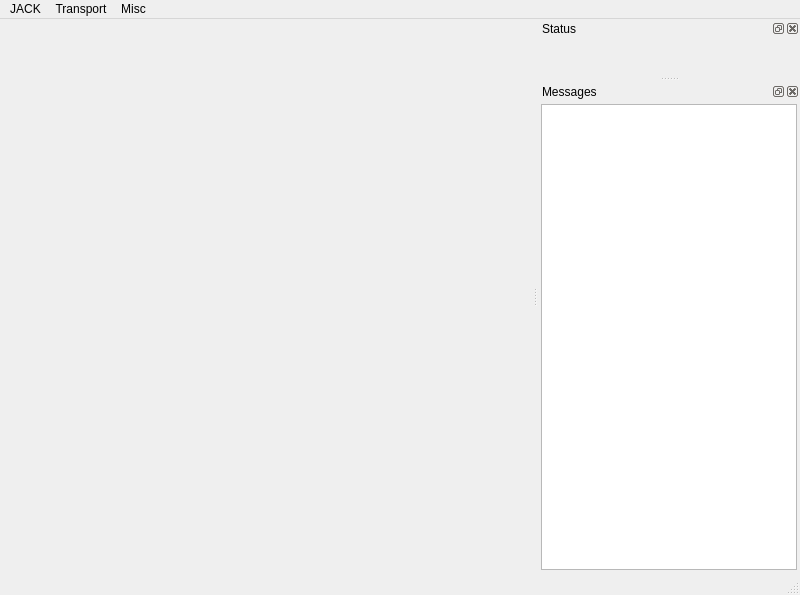
<?xml version="1.0" encoding="UTF-8"?>
<ui version="4.0">
 <class>MainWindow</class>
 <widget class="QMainWindow" name="MainWindow">
  <property name="geometry">
   <rect>
    <x>0</x>
    <y>0</y>
    <width>800</width>
    <height>595</height>
   </rect>
  </property>
  <property name="minimumSize">
   <size>
    <width>600</width>
    <height>400</height>
   </size>
  </property>
  <property name="windowTitle">
   <string>JACK Control</string>
  </property>
  <property name="windowIcon">
   <iconset resource="resources.qrc">
    <normaloff>:/images/qjackctl2.png</normaloff>:/images/qjackctl2.png</iconset>
  </property>
  <widget class="QWidget" name="centralwidget">
   <layout class="QHBoxLayout" name="horizontalLayout">
    <property name="spacing">
     <number>3</number>
    </property>
    <property name="leftMargin">
     <number>3</number>
    </property>
    <property name="topMargin">
     <number>3</number>
    </property>
    <property name="rightMargin">
     <number>3</number>
    </property>
    <property name="bottomMargin">
     <number>3</number>
    </property>
    <item>
     <widget class="ConnectionsWidget" name="connectionsWidget" native="true"/>
    </item>
   </layout>
  </widget>
  <widget class="QStatusBar" name="statusbar"/>
  <widget class="QMenuBar" name="menubar">
   <property name="geometry">
    <rect>
     <x>0</x>
     <y>0</y>
     <width>800</width>
     <height>25</height>
    </rect>
   </property>
   <widget class="QMenu" name="menuMisc">
    <property name="title">
     <string>Misc</string>
    </property>
    <addaction name="actionAbout"/>
   </widget>
   <widget class="QMenu" name="menuTransport">
    <property name="title">
     <string>Transport</string>
    </property>
    <addaction name="actionTransportRewind"/>
    <addaction name="actionTransportBackward"/>
    <addaction name="actionTransportStart"/>
    <addaction name="actionTransportStop"/>
    <addaction name="actionTransportForward"/>
   </widget>
   <widget class="QMenu" name="menuJACK">
    <property name="title">
     <string>JACK</string>
    </property>
    <addaction name="actionStartJackServer"/>
    <addaction name="actionStopJackServer"/>
   </widget>
   <addaction name="menuJACK"/>
   <addaction name="menuTransport"/>
   <addaction name="menuMisc"/>
  </widget>
  <widget class="QDockWidget" name="dockWidgetStatus">
   <property name="windowIcon">
    <iconset resource="resources.qrc">
     <normaloff>:/images/network-server.svg</normaloff>:/images/network-server.svg</iconset>
   </property>
   <property name="windowTitle">
    <string>Status</string>
   </property>
   <attribute name="dockWidgetArea">
    <number>2</number>
   </attribute>
   <widget class="QWidget" name="dockWidgetContents">
    <layout class="QVBoxLayout" name="verticalLayout_3">
     <property name="spacing">
      <number>3</number>
     </property>
     <property name="leftMargin">
      <number>3</number>
     </property>
     <property name="topMargin">
      <number>3</number>
     </property>
     <property name="rightMargin">
      <number>3</number>
     </property>
     <property name="bottomMargin">
      <number>3</number>
     </property>
     <item>
      <widget class="StatusWidget" name="statusWidget" native="true">
       <property name="minimumSize">
        <size>
         <width>0</width>
         <height>0</height>
        </size>
       </property>
       <property name="maximumSize">
        <size>
         <width>16777215</width>
         <height>16777215</height>
        </size>
       </property>
      </widget>
     </item>
    </layout>
   </widget>
  </widget>
  <widget class="QDockWidget" name="dockWidget_2">
   <property name="windowIcon">
    <iconset resource="resources.qrc">
     <normaloff>:/images/messages1.png</normaloff>:/images/messages1.png</iconset>
   </property>
   <property name="windowTitle">
    <string>Messages</string>
   </property>
   <attribute name="dockWidgetArea">
    <number>2</number>
   </attribute>
   <widget class="QWidget" name="dockWidgetContents_3">
    <layout class="QVBoxLayout" name="verticalLayout">
     <property name="spacing">
      <number>3</number>
     </property>
     <property name="leftMargin">
      <number>3</number>
     </property>
     <property name="topMargin">
      <number>3</number>
     </property>
     <property name="rightMargin">
      <number>3</number>
     </property>
     <property name="bottomMargin">
      <number>3</number>
     </property>
     <item>
      <widget class="QTextEdit" name="messagesTextEdit">
       <property name="font">
        <font>
         <family>Ubuntu Mono</family>
        </font>
       </property>
       <property name="readOnly">
        <bool>true</bool>
       </property>
      </widget>
     </item>
    </layout>
   </widget>
  </widget>
  <action name="actionAbout">
   <property name="text">
    <string>About</string>
   </property>
  </action>
  <action name="actionTransportStart">
   <property name="checkable">
    <bool>true</bool>
   </property>
   <property name="icon">
    <iconset resource="resources.qrc">
     <normaloff>:/images/play1.png</normaloff>:/images/play1.png</iconset>
   </property>
   <property name="text">
    <string>Transport Start</string>
   </property>
   <property name="toolTip">
    <string>Transport Start</string>
   </property>
   <property name="statusTip">
    <string>Transport Start</string>
   </property>
   <property name="whatsThis">
    <string>Transport Start</string>
   </property>
  </action>
  <action name="actionTransportStop">
   <property name="checkable">
    <bool>true</bool>
   </property>
   <property name="icon">
    <iconset resource="resources.qrc">
     <normaloff>:/images/pause1.png</normaloff>:/images/pause1.png</iconset>
   </property>
   <property name="text">
    <string>Transport Stop</string>
   </property>
   <property name="toolTip">
    <string>Transport Stop</string>
   </property>
   <property name="statusTip">
    <string>Transport Stop</string>
   </property>
   <property name="whatsThis">
    <string>Transport Stop</string>
   </property>
  </action>
  <action name="actionTransportBackward">
   <property name="checkable">
    <bool>true</bool>
   </property>
   <property name="enabled">
    <bool>false</bool>
   </property>
   <property name="icon">
    <iconset resource="resources.qrc">
     <normaloff>:/images/backward1.png</normaloff>:/images/backward1.png</iconset>
   </property>
   <property name="text">
    <string>Transport Backward</string>
   </property>
   <property name="toolTip">
    <string>Transport Backward</string>
   </property>
   <property name="statusTip">
    <string>Transport Backward</string>
   </property>
   <property name="whatsThis">
    <string>Transport Backward</string>
   </property>
  </action>
  <action name="actionTransportForward">
   <property name="checkable">
    <bool>true</bool>
   </property>
   <property name="enabled">
    <bool>false</bool>
   </property>
   <property name="icon">
    <iconset resource="resources.qrc">
     <normaloff>:/images/forward1.png</normaloff>:/images/forward1.png</iconset>
   </property>
   <property name="text">
    <string>Transport Forward</string>
   </property>
   <property name="toolTip">
    <string>Transport Forward</string>
   </property>
   <property name="statusTip">
    <string>Transport Forward</string>
   </property>
   <property name="whatsThis">
    <string>Transport Forward</string>
   </property>
  </action>
  <action name="actionTransportRewind">
   <property name="checkable">
    <bool>true</bool>
   </property>
   <property name="enabled">
    <bool>false</bool>
   </property>
   <property name="icon">
    <iconset resource="resources.qrc">
     <normaloff>:/images/rewind1.png</normaloff>:/images/rewind1.png</iconset>
   </property>
   <property name="text">
    <string>Transport Rewind</string>
   </property>
   <property name="toolTip">
    <string>Transport Rewind</string>
   </property>
   <property name="statusTip">
    <string>Transport Rewind</string>
   </property>
   <property name="whatsThis">
    <string>Transport Rewind</string>
   </property>
  </action>
  <action name="actionStartJackServer">
   <property name="icon">
    <iconset resource="resources.qrc">
     <normaloff>:/images/start1.png</normaloff>:/images/start1.png</iconset>
   </property>
   <property name="text">
    <string>Start JACK Server</string>
   </property>
   <property name="toolTip">
    <string>Start JACK Server</string>
   </property>
   <property name="statusTip">
    <string>Start JACK Server</string>
   </property>
   <property name="whatsThis">
    <string>Start JACK Server</string>
   </property>
  </action>
  <action name="actionStopJackServer">
   <property name="icon">
    <iconset resource="resources.qrc">
     <normaloff>:/images/stop1.png</normaloff>:/images/stop1.png</iconset>
   </property>
   <property name="text">
    <string>Stop JACK Server</string>
   </property>
   <property name="toolTip">
    <string>Stop JACK Server</string>
   </property>
   <property name="statusTip">
    <string>Stop JACK Server</string>
   </property>
   <property name="whatsThis">
    <string>Stop JACK Server</string>
   </property>
  </action>
 </widget>
 <customwidgets>
  <customwidget>
   <class>StatusWidget</class>
   <extends>QWidget</extends>
   <header>statuswidget.h</header>
   <container>1</container>
  </customwidget>
  <customwidget>
   <class>ConnectionsWidget</class>
   <extends>QWidget</extends>
   <header>connectionswidget.h</header>
   <container>1</container>
  </customwidget>
 </customwidgets>
 <resources>
  <include location="resources.qrc"/>
 </resources>
 <connections/>
</ui>
